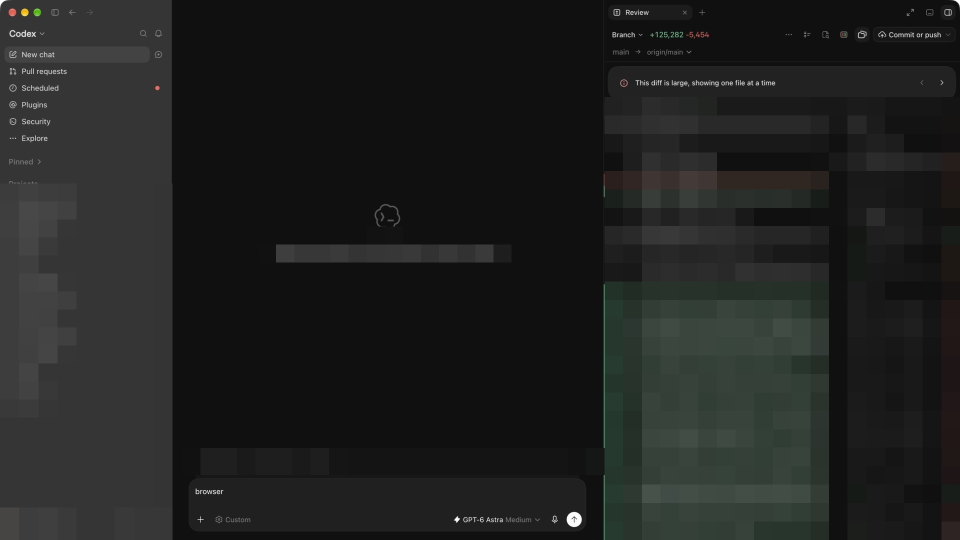
#> input picture evidence/runtime/shots/01-sidebar-home.jpg, 1920 x 1080 px (shown at 1/2 size); its folder holds only this picture in this run
$ python redact-screenshots.py --out out.png
#> lines starting #> are read from the running program, lines starting #| are printed output that depends on the picture
#!/usr/bin/env python3
"""Make deterministic mosaic derivatives; never overwrite the archived captures."""
import argparse
import hashlib
import json
from pathlib import Path
from PIL import Image

parser = argparse.ArgumentParser()
parser.add_argument('--out', required=True)
args = parser.parse_args()
root = Path(__file__).resolve().parents[1]
source = root / 'evidence/runtime/shots'
out = Path(args.out).resolve()
out.mkdir(parents=True, exist_ok=True)
records = []
for path in sorted(source.rglob('*.jpg')):
    name = path.relative_to(source).as_posix()
    image = Image.open(path).convert('RGB')
#> image is the input picture: PIL image 1920x1080 RGB; mean R, G, B 31.7, 32.9, 31.8
    w, h = image.size
#> w = 1920; h = 1080
    regions = []
    if not name.startswith('settings/') and not name.startswith(('25-', '26-')):
        regions += [(0, .94, .18, 1, 'account identifier'), (0, .34, .18, .94, 'workspace list')]
    if name.startswith(('01-', '19-', '20-', '21-', '22-', '23-', '24-')):
        regions += [(.25, .42, .59, .52, 'workspace heading'), (.19, .83, .63, .88, 'workspace identity')]
    if name.startswith(('01-', '19-', '20-', '24-')):
        regions += [(.63, .18, 1, 1, 'private review content')]
    if name.startswith('07-'):
        regions += [(.36, .28, .65, .49, 'recent conversation labels')]
    if name == 'settings/03-profile.jpg':
        regions += [(.49, .10, .66, .27, 'profile identity'), (.56, .60, .84, .82, 'project labels')]
    if name in ['25-settings-open.jpg', '26-settings-search.jpg', 'settings/01-general.jpg', 'settings/12-account.jpg']:
        regions += [(.65, .42, .84, .49, 'local folder value')]
    if name == 'settings/07-personalization.jpg':
        regions += [(.35, .26, .77, .37, 'personal instructions')]
    if name == 'settings/10-usage-billing.jpg':
        regions += [(.35, .34, .78, .83, 'account usage values')]
    if name == 'settings/21-environments.jpg':
        regions += [(.35, .20, .76, .99, 'project labels')]
    if name == 'settings/22-worktrees.jpg':
        regions += [(.63, .16, .78, .24, 'local folder value')]
    if name == 'settings/23-archived-chats.jpg':
        regions += [(.35, .23, .78, .99, 'conversation labels')]
    for x1, y1, x2, y2, _ in regions:
        box = (int(x1*w), int(y1*h), min(w, int(x2*w)), min(h, int(y2*h)))
        crop = image.crop(box)
        small = crop.resize((max(1, crop.width//36), max(1, crop.height//36)), Image.Resampling.BOX)
        image.paste(small.resize(crop.size, Image.Resampling.NEAREST), box)
#> this loop made 5 passes
#> pass 1, `crop = image.crop(box)`:
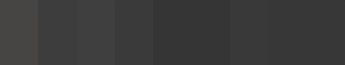
#> crop: PIL image 345x65 RGB; mean R, G, B 58.3, 58.2, 58
#> pass 2, `crop = image.crop(box)`:
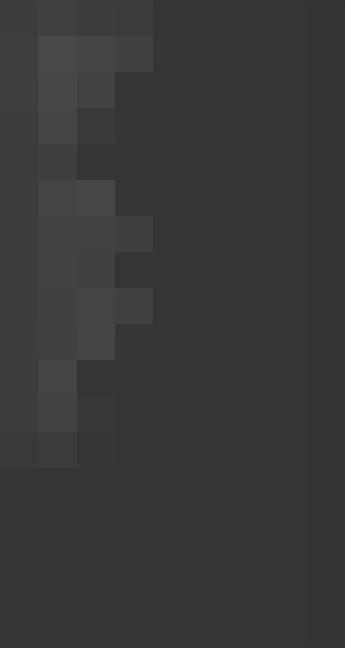
#> crop: PIL image 345x648 RGB; mean R, G, B 55.6, 55.6, 55.6
#> pass 3, `crop = image.crop(box)`:
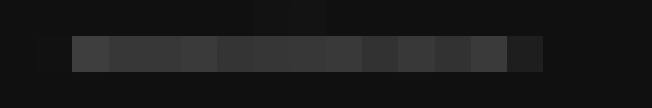
#> crop: PIL image 652x108 RGB; min 10, max 64, mean 25.1
#> after the loop:
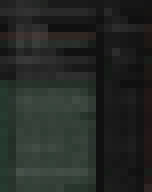
#> small: PIL image 19x24 RGB (shown 8 times larger); mean R, G, B 37, 41, 37.7
    target = out / name
    target.parent.mkdir(parents=True, exist_ok=True)
    image.save(target, quality=93, optimize=True, progressive=True)
    records.append({'name':name,'originalSha256':hashlib.sha256(path.read_bytes()).hexdigest(), 'sha256':hashlib.sha256(target.read_bytes()).hexdigest(), 'regions':[{'bounds':[a,b,c,d],'purpose':reason} for a,b,c,d,reason in regions]})
#> pass 2 of the loop `for path in sorted(source.rglob('*.jpg')):`:
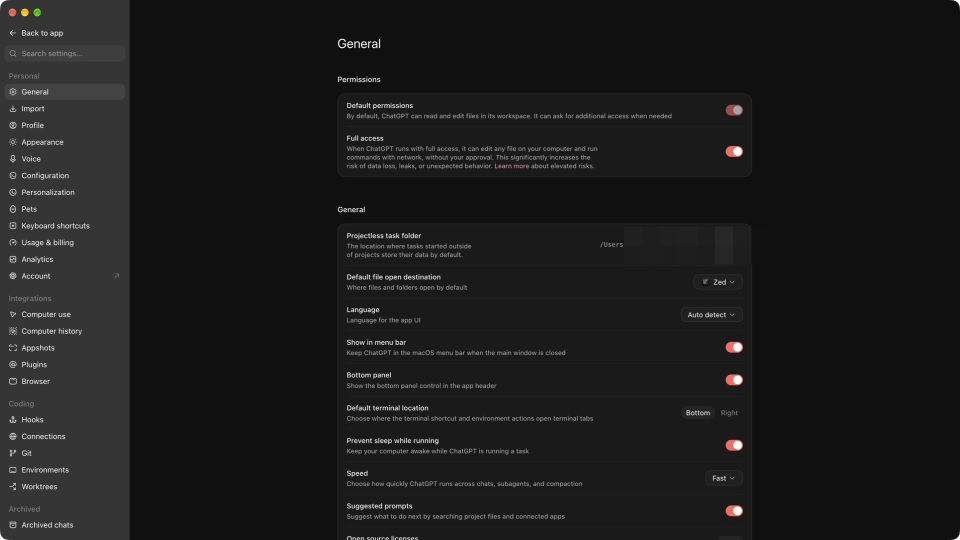
#> input picture evidence/runtime/shots/settings/01-general.jpg, 1920 x 1080 px (shown at 1/2 size)
#> image is the input picture: PIL image 1920x1080 RGB; mean R, G, B 27.3, 27.1, 27.1
#> the loop `for x1, y1, x2, y2, _ in regions:` made 1 pass
#> box on pass 1: (1248, 453, 1612, 529)
#> pass 1, `crop = image.crop(box)`:
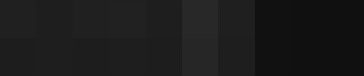
#> crop: PIL image 364x76 RGB; min 14, max 42, mean 27
#> pass 3 of the loop `for path in sorted(source.rglob('*.jpg')):`:
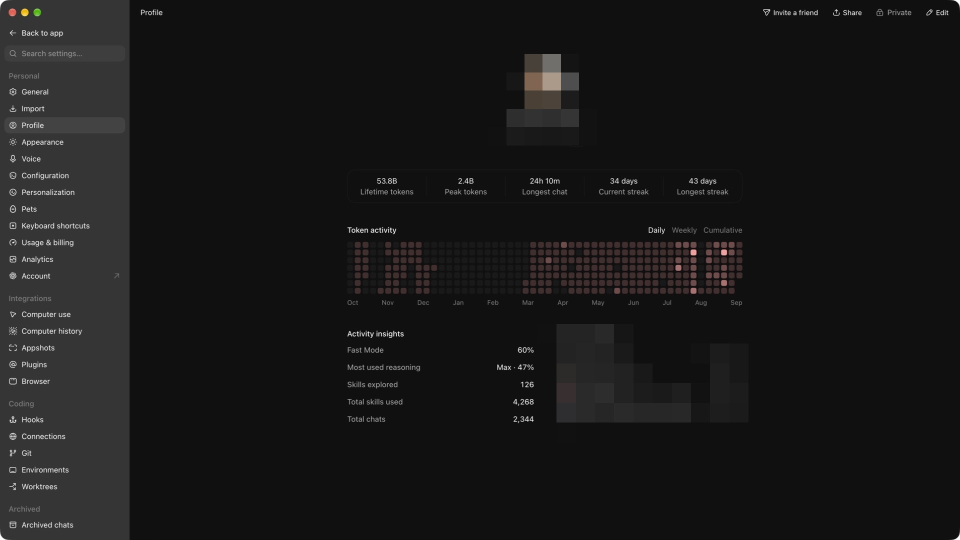
#> input picture evidence/runtime/shots/settings/03-profile.jpg, 1920 x 1080 px (shown at 1/2 size)
#> image is the input picture: PIL image 1920x1080 RGB; mean R, G, B 24.4, 24, 24
#> the loop `for x1, y1, x2, y2, _ in regions:` made 2 passes
#> box on passes 1 to 2: (940, 108, 1267, 291), (1075, 648, 1612, 885)
#> pass 1, `crop = image.crop(box)`:
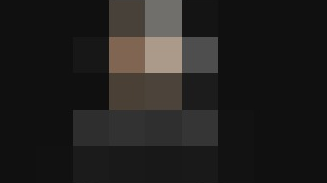
#> crop: PIL image 327x183 RGB; mean R, G, B 33.6, 32.1, 30.6
#> pass 2, `crop = image.crop(box)`:
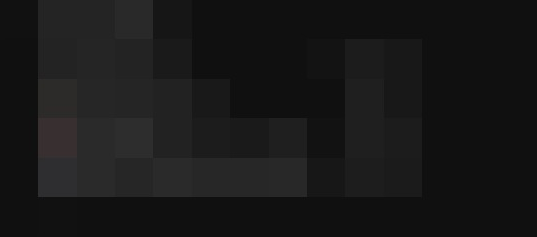
#> crop: PIL image 537x237 RGB; mean R, G, B 24, 23.8, 23.9
(out.parent / 'redaction-manifest.json').write_text(json.dumps({'method':'local mosaic, 36-pixel blocks; no synthesized imagery','captures':records},indent=2)+'\n')
print(f'redaction: {len(records)} real-image derivatives written')
